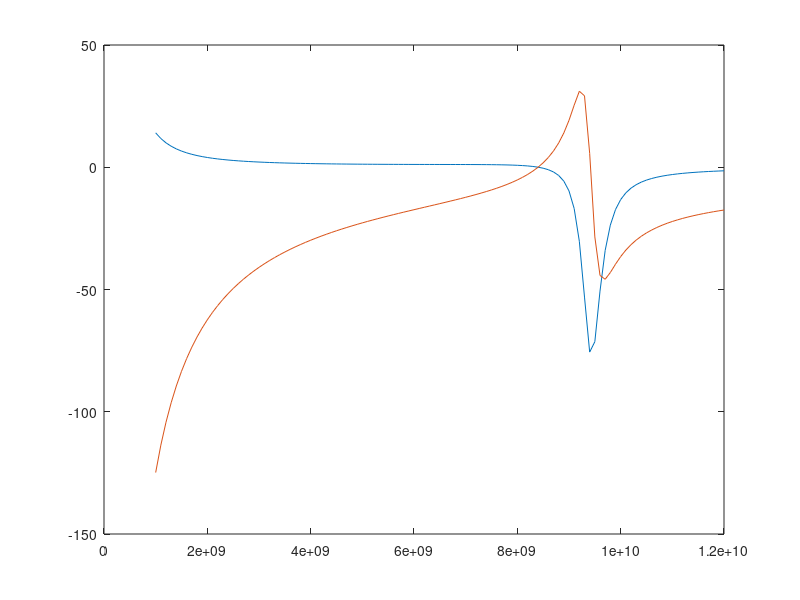

Write the MATLAB code that produced this figure.
%% Small signal analysis for Negative Resistance... here we go again...
% Tuesday Oct 24th 2017


gm = 0.003;
Beta = 394.4;
Cbe = 0.27e-12;
f = 1e9:0.1e9:12e9;
w = 2*pi*f;
s = 1i*w;
rpi = 134.385e3;
gpi = 1/rpi;

Ce = 1e-12;
Lb = 1.4e-9;
Cce = 1e-9;
Cb = 5.1e-12;
Re = 1e3;
Ge = 1/Re;

X = s.*Cbe + gpi + s.*Cb./(1+s.^2.*Cb.*Lb);
Y = s.*Cce + Ge + s.*Ce + gpi + s.*Cbe + gm - gm.*(s.*Cbe+gpi)./X...
    - (s.^2.*Cbe.^2+gpi.*s.*Cbe)./X - gm.*(s.*Cbe+gpi)./X;
Z = gm.*s.*Cce./Y.*(s.*Cbe+gpi)./X - gm.*s.*Cce./Y + s.*Cce - s.^2.*Cce.^2./Y;

Zin = 1./(Z);

RZ = real(Zin);
IZ = imag(Zin);

plot(f,RZ,f,IZ)